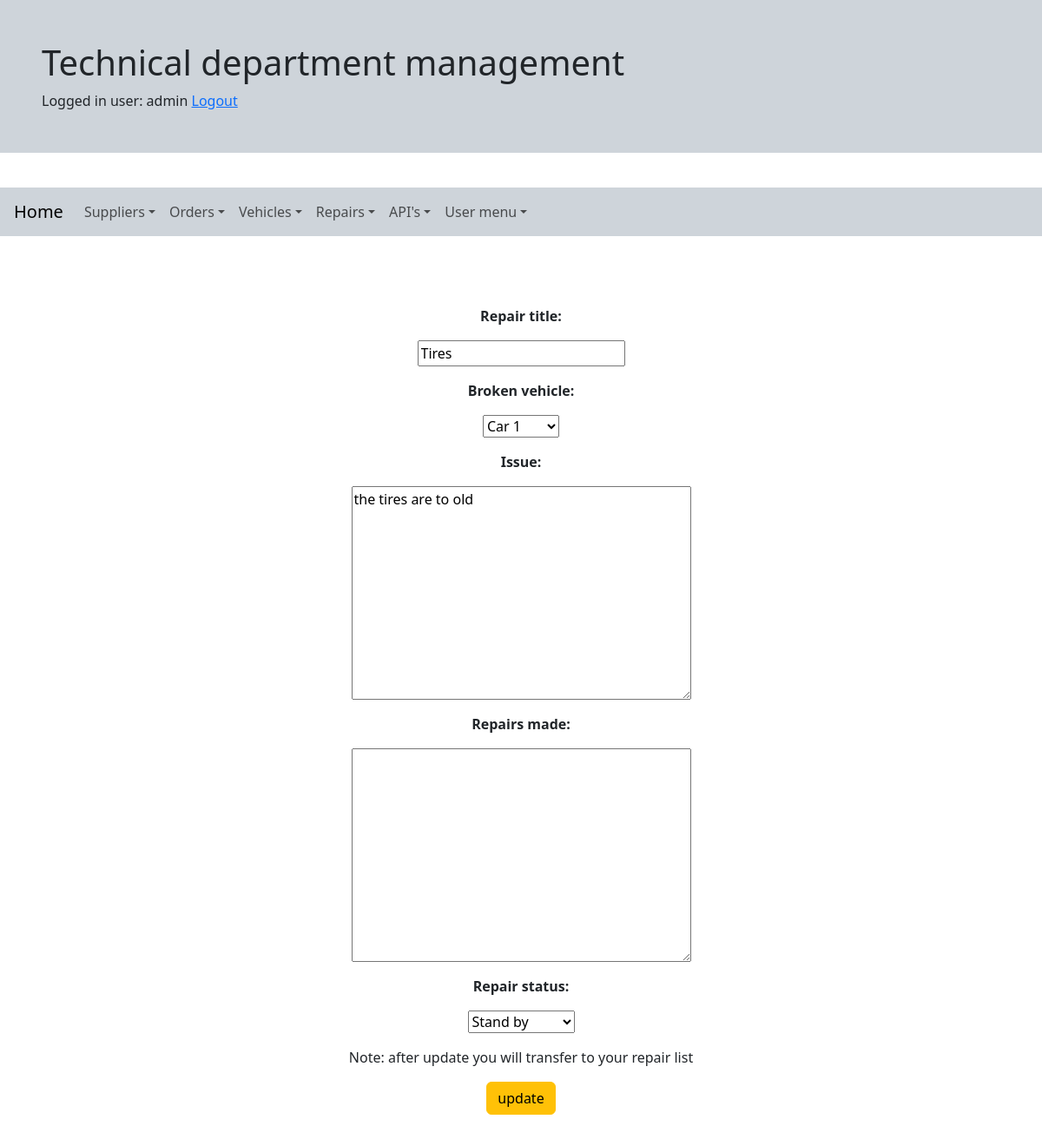
/repair_edit/1/ (signed in), run on the app's committed database.
### accounts/models.py (models this page shows)
class CustomUser(AbstractUser):
    is_technician = models.BooleanField(default=False, null=True)
    is_orderer = models.BooleanField(default=False, null=True)
    is_observer = models.BooleanField(default=False, null=True)
    def __str__(self):
        return self.username

### workshop/models.py (models this page shows, shortened)
class Repair(models.Model):
    REPAIR_STATUS = (
        ('Waiting parts', 'Waiting parts'),
        ('Stand by', 'Stand by'),
        ('Incomplete', 'Incomplete'),
        ('Completed', 'Completed'),
        ('Cancelled', 'Cancelled')
    )
    repair_title = models.CharField(max_length=50)
    broken_vehicle = models.ForeignKey(Vehicle, on_delete=models.CASCADE)
    issue = models.TextField(max_length=500)
    repairs_made = models.TextField(null=True,blank=True, max_length=250)
    repair_status = models.CharField(max_length=20, default="Stand by", choices=REPAIR_STATUS, null=False)
    author = models.ForeignKey(settings.AUTH_USER_MODEL, on_delete=models.CASCADE)
    created_at = models.DateTimeField(auto_now_add=True)
    updated_at = models.DateTimeField(auto_now=True)

### workshop/views.py (the view, shortened to what this page needs)
# urls.py: path('repair_edit/<int:pk>/', login_required(RepairUpdateView.as_view()), name='repair_edit'),
class RepairUpdateView(UpdateView):
  model = Repair
  fields = ("repair_title", "broken_vehicle", "issue", "repairs_made", "repair_status")
  template_name = 'workshop/repair_edit.html'
  '''At submit use the current login user as author'''

### workshop/models.py (called while the page is built)
    def __str__(self):
        return self.vehicle_id

### templates/workshop/repair_edit.html (shortened to what this page needs)
{% extends "base.html" %}
{% block content %}
{% if object.author == request.user %}
<div class="container" style="text-align: center">
    <form method="post">{% csrf_token %}
        {% for field in form.visible_fields %}
        <div class="fieldWrapper">
            <p style="  text-align: center"><b>{{ field.label_tag }}</b> </p>
            <p style="  text-align: center">{{ field }}</p>
        </div>
        {% endfor %}
        <div style="text-align: center">
            <p>Note: after update you will transfer to your repair list</p>
            <input class="btn btn-warning" type="submit" value="update">
        </div>
    </form>
</div>
{% endif %}
{% endblock %}

### templates/base.html (shortened to what this page needs)
{% load static %}
<html lang="en">
<head>
  <link href="https://cdn.jsdelivr.net/npm/bootstrap@5.3.0/dist/css/bootstrap.min.css" rel="stylesheet"
>
</head>
<div class="row mb-2">
  <div class="p-5 mb-4 bg-dark-subtle rounded-3">
    <div class="container" style="align-content: center">
      <h1>Technical department management</h1>
    </div>
    <div class="container" style="align-content: center">
      <span>
        {% if request.user.is_authenticated %}
        Logged in user: {{ request.user }}
        <a href="{% url  'logout' %}">Logout</a>
        {% else %}
        <a href="{% url 'login' %}">Login</a>
        {% endif %}
      </span>
    </div>
  </div>
</div>
<div class="row p-2 mb-2 ">
  <nav class="navbar navbar-expand-lg bg-dark-subtle p-2 mb-4">
    <div class="container-fluid">
      <a class="navbar-brand" href="{% url 'index' %}">Home</a>
      <div class="collapse navbar-collapse" id="myNavBar">
        <ul class="navbar-nav me-auto mb-2 mb-lg-0">
          <li class="nav-item dropdown">
            <a class="nav-link dropdown-toggle" data-bs-toggle="dropdown" href="#" role="button"
              aria-expanded="false">Suppliers</a>
          </li>
          <li class="nav-item dropdown">
            <a class="nav-link dropdown-toggle" data-bs-toggle="dropdown" href="#" role="button"
              aria-expanded="false">Orders</a>
          </li>
          <li class="nav-item dropdown">
            <a class="nav-link dropdown-toggle" data-bs-toggle="dropdown" href="#" role="button"
              aria-expanded="false">Vehicles</a>
          </li>
          <li class="nav-item dropdown">
            <a class="nav-link dropdown-toggle" data-bs-toggle="dropdown" href="#" role="button"
              aria-expanded="false">Repairs</a>
          </li>
          <li class="nav-item dropdown">
            <a class="nav-link dropdown-toggle" data-bs-toggle="dropdown" href="#" role="button"
              aria-expanded="false">API's</a>
          </li>
          <li class="nav-item dropdown">
            <a class="nav-link dropdown-toggle" data-bs-toggle="dropdown" href="#" role="button"
              aria-expanded="false">User menu</a>
          </li>
        </ul>
      </div>
    </div>
  </nav>
</div>
<div class="row p-4 mb-2">
  {% block content %}{% endblock %}
</div>
</body>
</html>

### data on the page
CustomUser: user "admin"
Repair: visible_fields "Tires" "Car 1" "the tires are to old" "Stand by"

### other printed values
{{ field.label_tag }} "Repair title:" "Broken vehicle:" "Issue:" "Repairs made:" "Repair status:"
